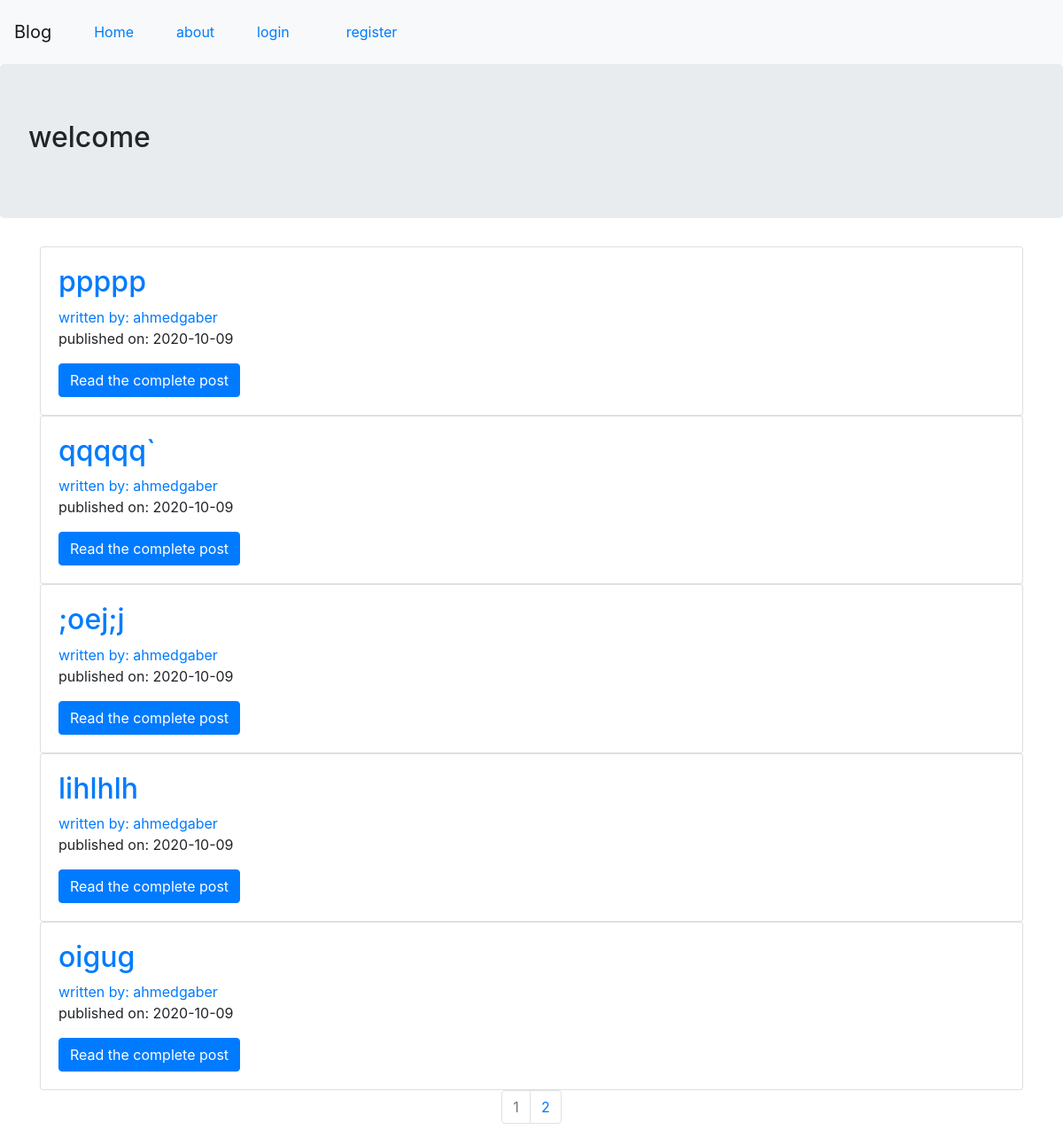
Before: / with the older database file.
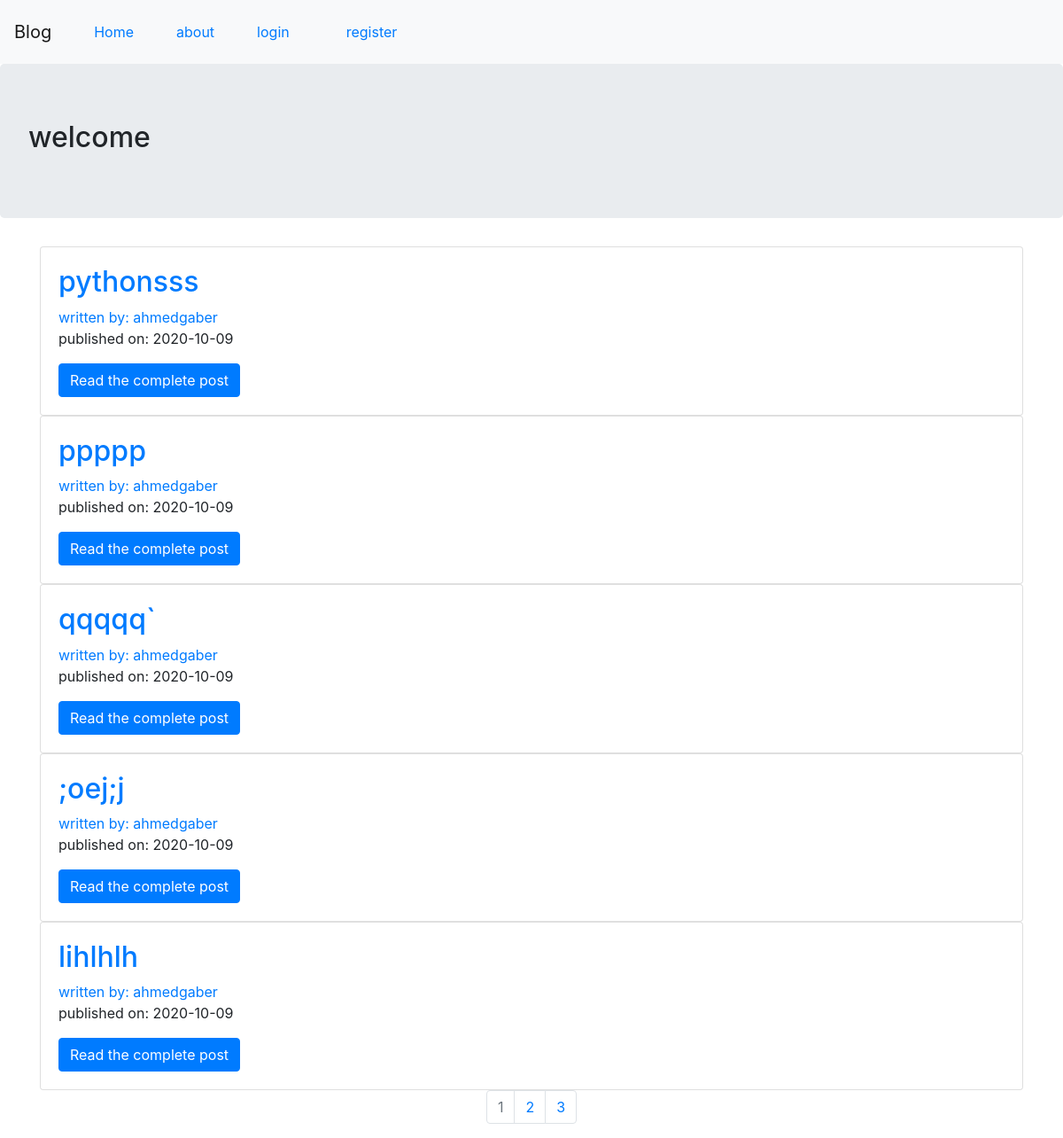
After: the same page with the newer database file.
### flask_blog/models.py (models this page shows, shortened)
class BlogPost(db.Model):
    users = db.relationship(User)
    id = db.Column(db.Integer, primary_key=True)
    user_id = db.Column(db.Integer, db.ForeignKey('users.id'), nullable=False)
    date = db.Column(db.DateTime, nullable=False, default=datetime.utcnow)
    title = db.Column(db.String(140), nullable=False)
    text = db.Column(db.Text, nullable=False)
    post_image = db.Column(db.String(20), nullable=False, default='default.png')

class User(db.Model, UserMixin):
    __tablename__ = 'users'
    id = db.Column(db.Integer, primary_key=True)
    profile_image = db.Column(db.String(20), nullable=False, default='default.png')
    email = db.Column(db.String(64), unique=True, index=True)
    username = db.Column(db.String(64), unique=True, index=True)
    password_hash = db.Column(db.String(128))
    posts = db.relationship('BlogPost', backref='author', lazy=True)

### flask_blog/core/views.py (the view)
@core.route('/')
def index():
    page = request.args.get('page', 1, type=int)
    blog_posts = BlogPost.query.order_by(BlogPost.date.desc()).paginate(page, per_page=5)
    return render_template('index.html', blog_posts=blog_posts)

### flask_blog/templates/index.html
{% extends 'base.html' %}
{% block content %}
    <div class="jumbotron">
        <h2>welcome</h2>
    </div>
    <div class="container">
        {% for post in blog_posts.items %}
            <div class="card">
              <div class="card-body">
                <h2><a class="card-title" href="{{ url_for('blog_posts.blog_post', blog_post_id=post.id) }}">{{ post.title }}</a></h2>
                <a href="{{ url_for('users.user_posts', username=post.author.username) }}">written by: {{ post.author.username }}</a>
                <p>published on: {{ post.date.strftime('%Y-%m-%d') }}</p>
                <a href="{{ url_for('blog_posts.blog_post', blog_post_id=post.id) }}" class="btn btn-primary">Read the complete post</a>
              </div>
            </div>
        {% endfor %}
    </div>
    <nav aria-label="Page Navigation ex">
        <ul class="pagination justify-content-center">
            {% for page_num in blog_posts.iter_pages(left_edge=1, right_edge=1, left_current=1,right_current=2) %}
                {% if blog_posts.page == page_num %}
                    <li class="page-item disabled">
                        <a class="page-link" href="{{ url_for('core.index', page=page_num) }}">{{ page_num }}</a>
                    </li>
                {% else %}
                    <li class="page-item ">
                        <a class="page-link" href="{{ url_for('core.index', page=page_num) }}">{{ page_num }}</a>
                    </li>
                {% endif %}
            {% endfor %}
        </ul>
    </nav>
{% endblock %}

Changed rows visible on the page:
no longer on this page (row unchanged): BlogPost: title "oigug", author.username "ahmedgaber", date "2020-10-09"
added BlogPost: title "pythonsss", author.username "ahmedgaber", date "2020-10-09"
Other visible differences:
new list line: "3"
